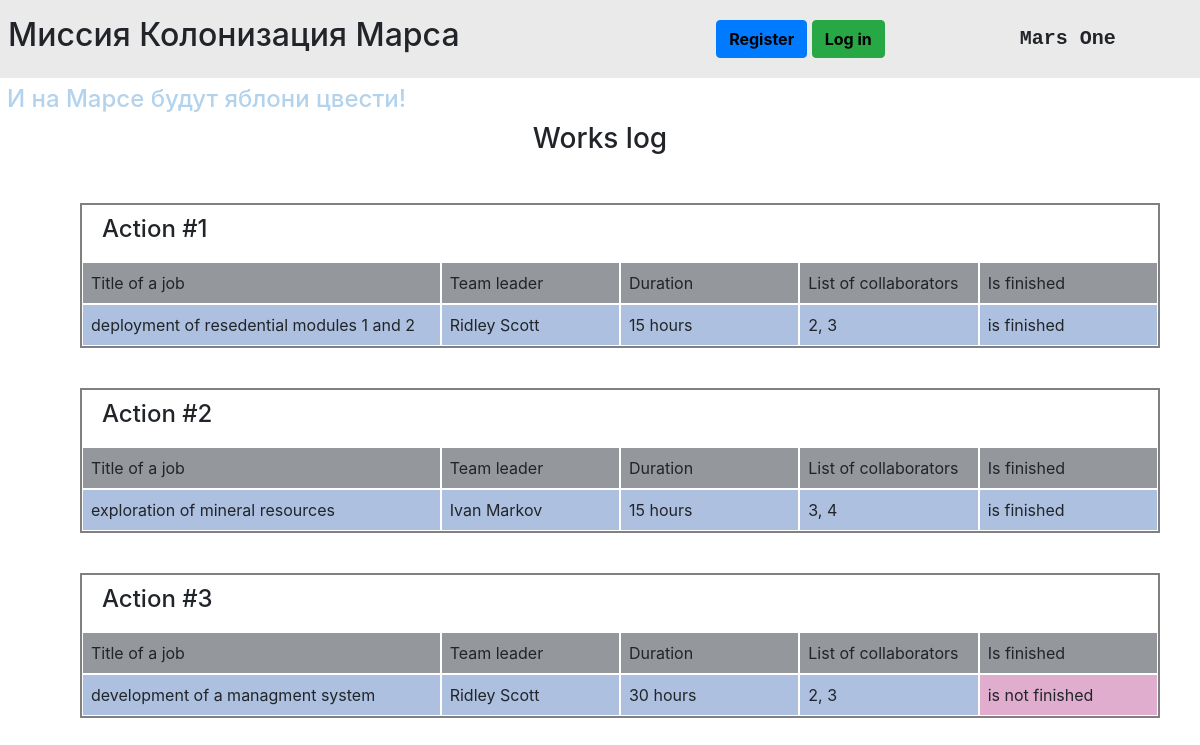
/index, run on the app's committed database.
### data/jobs.py (models this page shows, shortened)
class Jobs(SqlAlchemyBase):
    __tablename__ = 'jobs'
    id = sqlalchemy.Column(sqlalchemy.Integer,
                           primary_key=True, autoincrement=True)
    team_leader = sqlalchemy.Column(sqlalchemy.Integer, sqlalchemy.ForeignKey("users.id"))
    job = sqlalchemy.Column(sqlalchemy.String, nullable=True)
    work_size = sqlalchemy.Column(sqlalchemy.Integer, nullable=True)
    collaborators = sqlalchemy.Column(sqlalchemy.String, nullable=True)
    creator = sqlalchemy.Column(sqlalchemy.Integer, nullable=True)
    start_date = sqlalchemy.Column(sqlalchemy.DateTime, default=datetime.datetime.now, nullable=True)
    end_date = sqlalchemy.Column(sqlalchemy.DateTime, nullable=True)
    is_finished = sqlalchemy.Column(sqlalchemy.Boolean, nullable=True)
    user = orm.relation("User")

### data/users.py (models this page shows, shortened)
class User(SqlAlchemyBase, UserMixin):
    __tablename__ = 'users'
    id = sqlalchemy.Column(sqlalchemy.Integer,
                           primary_key=True, autoincrement=True)
    surname = sqlalchemy.Column(sqlalchemy.String, nullable=True)
    name = sqlalchemy.Column(sqlalchemy.String, nullable=True)
    age = sqlalchemy.Column(sqlalchemy.Integer, nullable=True)
    position = sqlalchemy.Column(sqlalchemy.String, nullable=True)
    speciality = sqlalchemy.Column(sqlalchemy.String, nullable=True)
    address = sqlalchemy.Column(sqlalchemy.String, nullable=True)
    email = sqlalchemy.Column(sqlalchemy.String,
                              unique=True, nullable=True)
    hashed_password = sqlalchemy.Column(sqlalchemy.String, nullable=True)
    modified_date = sqlalchemy.Column(sqlalchemy.DateTime,
                                      default=datetime.datetime.now)
    jobs = orm.relation("Jobs", back_populates='user')
    departments = orm.relation("Department", back_populates='user')

### main.py (the view)
@app.route("/")
@app.route("/index")
def index():
    session = db_session.create_session()
    actions = session.query(Jobs).all()
    return render_template("actions.html",
                           actions=actions,
                           title="Works log")

### data/db_session.py (called while the page is built)
def create_session() -> Session:
    global __factory
    return __factory()

### templates/actions.html (shortened to what this page needs)
{% extends "base.html" %}
{% block content %}
<div class="container-fluid">
    <div class="row">
        <div class="col-12 text-center">
            <h3>{{title}}</h3>
        </div>
    </div>
    {% for action in actions %}
    <div class="container-fluid item">
        <div class="row">
            <div class="col-12 action-title"><h4>Action #{{action.id}}</h4></div>
        </div>
        <div class="row">
            <div class="col-4 title">Title of a job</div>
            <div class="col-2 title">Team leader</div>
            <div class="col-2 title">Duration</div>
            <div class="col-2 title">List of collaborators</div>
            <div class="col-2 title">Is finished</div>
        </div>
        <div class="row">
            <div class="col-4 cell">{{action.job}}</div>
            <div class="col-2 cell">{{action.user.name + " " + action.user.surname}}</div>
            <div class="col-2 cell">{{action.work_size}} hours</div>
            <div class="col-2 cell">{{action.collaborators}}</div>
            <div class="col-2 cell {% if not action.is_finished %} not-finished {% endif %}">
                {% if not action.is_finished %} is not finished
                {% else %} is finished
                {% endif %}
            </div>
        </div>
    </div>
    {% endfor %}
</div>
{% endblock %}

### static/css/style.css (style rules this page uses)
.title { background-color: #94979c; }
.cell { background-color: #adc0e0; }
.title, .cell { padding: 8px; border: 1px solid white; }
.not-finished { background-color: #e0adce; }
.item { margin: 40px 20px 10px 20px; border: 2px solid gray; }
.action-title { padding: 10px 20px; }

### data on the page
Jobs: id "1", job "deployment of resedential modules 1 and 2", user "Ridley Scott", work_size "15", collaborators "2, 3", is_finished "is finished"
Jobs: id "2", job "exploration of mineral resources", user "Ivan Markov", work_size "15", collaborators "3, 4", is_finished "is finished"
Jobs: id "3", job "development of a managment system", user "Ridley Scott", work_size "30", collaborators "2, 3", is_finished "is not finished"

### other printed values
{{ title }} "Works log"
